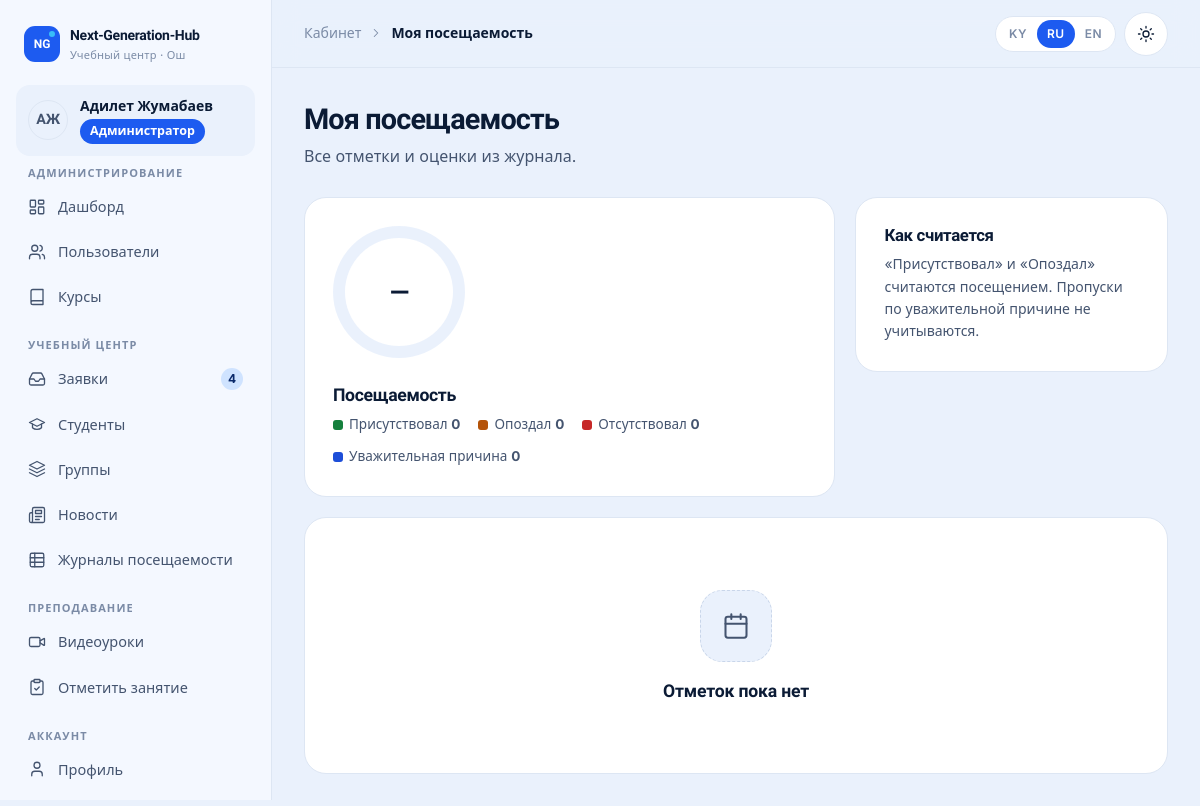
Screenshot of /cabinet/student/attendance/ (signed in) with the database file from the repository.
### accounts/models.py (models this page shows, shortened)
class User(AbstractUser):
    class Role(models.TextChoices):
        ADMIN = "admin", _("Administrator")
        MANAGER = "manager", _("Manager")
        TEACHER = "teacher", _("Teacher")
        STUDENT = "student", _("Student")
    role = models.CharField(_("role"), max_length=16, choices=Role.choices, default=Role.STUDENT, db_index=True)
    phone = models.CharField(_("phone"), max_length=32, blank=True)
    photo = models.ImageField(_("photo"), upload_to="users/", blank=True)
    specialization = models.CharField(_("specialization"), max_length=160, blank=True)
    about = models.TextField(_("about"), blank=True)
    class Meta:
        verbose_name = _("user")
        verbose_name_plural = _("users")
        ordering = ["last_name", "first_name", "username"]
    @property
    def display_name(self):
        return self.get_full_name() or self.username
    @property
    def initials(self):
        parts = [p for p in (self.first_name, self.last_name) if p]
        if parts:
            return "".join(p[0] for p in parts).upper()[:2]
        return self.username[:2].upper()
    @property
    def is_admin_role(self):
        return self.is_superuser or self.role == self.Role.ADMIN
    @property
    def is_student(self):
        return self.role == self.Role.STUDENT
    def has_role(self, *roles):
        return self.is_admin_role or self.role in roles

### cabinet/views/student.py (the view)
# urls.py: path("student/attendance/", student.attendance, name="student_attendance"),
@role_required(R.STUDENT)
def attendance(request):
    records = Attendance.objects.filter(student=request.user).select_related("group", "group__course")
    counts = dict(records.values_list("status").annotate(n=Count("id")).values_list("status", "n"))
    return render(
        request,
        "cabinet/student/attendance.html",
        {
            "page_obj": paginate(request, records, 25),
            "percent": attendance_percent(records.values_list("status", flat=True)),
            "counts": [{"key": k, "label": l, "count": counts.get(k, 0)} for k, l in Attendance.Status.choices],
            "page_title": _("My attendance"),
        },
    )

### cabinet/navigation.py (called while the page is built)
def _item(label, url_name, icon, match=None, badge=None, external=False):
    return {
        "label": label,
        "url": url_name if external else reverse(url_name),
        "icon": icon,
        "match": match or [url_name.split(":")[-1]],
        "badge": badge,
        "external": external,
    }

def sidebar(request):
    path = request.path
    user = getattr(request, "user", None)
    if not user or not user.is_authenticated or not (path.startswith("/cabinet/") or path.startswith("/accounts/")):
        return {}
    match = getattr(request, "resolver_match", None)
    current = match.url_name if match and match.url_name else ""
    return {"sidebar_sections": build_sidebar(user, current)}

### cabinet/views/common.py (called while the page is built)
def paginate(request, queryset, per_page=20):
    return Paginator(queryset, per_page).get_page(request.GET.get("page"))

### core/context_processors.py (called while the page is built)
def site(request):
    return {
        "SITE": {
            "name": settings.SITE_NAME,
            "phone": settings.SITE_PHONE,
            "phone_href": "tel:" + "".join(ch for ch in settings.SITE_PHONE if ch.isdigit() or ch == "+"),
            "email": settings.SITE_EMAIL,
            "address": settings.SITE_ADDRESS or _("Osh, Lenin street 205, 2nd floor"),
            "hours": settings.SITE_HOURS or _("Mon–Sat, 9:00–20:00"),
            "instagram": settings.SITE_INSTAGRAM,
            "telegram": settings.SITE_TELEGRAM,
            "whatsapp": settings.SITE_WHATSAPP,
            "map_url": settings.SITE_MAP_URL,
        },
        "MAX_VIDEO_UPLOAD_MB": settings.MAX_VIDEO_UPLOAD_MB,
        "SHOW_DEMO_ACCOUNTS": settings.SHOW_DEMO_ACCOUNTS,
    }

### core/icons.py (called while the page is built)
def svg(name, size=20, cls="", label=""):
    body = ICONS.get(name, ICONS["info"])
    aria = f'role="img" aria-label="{label}"' if label else 'aria-hidden="true"'
    return (
        f'<svg class="icon {cls}" width="{size}" height="{size}" viewBox="0 0 24 24" fill="none" '
        f'stroke="currentColor" stroke-width="1.75" stroke-linecap="round" stroke-linejoin="round" '
        f'focusable="false" {aria}>{body}</svg>'
    )

### core/models.py (called while the page is built)
def attendance_percent(records):
    statuses = [r.status if hasattr(r, "status") else r for r in records]
    counted = [s for s in statuses if s != Attendance.Status.EXCUSED]
    if not counted:
        return None
    attended = sum(1 for s in counted if s in (Attendance.Status.PRESENT, Attendance.Status.LATE))
    return round(attended * 100 / len(counted))

### templates/cabinet/student/attendance.html (shortened to what this page needs)
{% extends "cabinet/base.html" %}
{% load i18n core_tags %}
{% block content %}
<div class="page-head"><div><h1>{% trans "My attendance" %}</h1><p>{% trans "All marks and grades from the journal." %}</p></div></div>
<div class="grid grid-main" style="margin-bottom:20px">
  <section class="card card-pad row" style="gap:28px;align-items:center">
    <div class="ring {{ percent|percent_level }}" style="--p: {{ percent|default:0 }}"><b>{% if percent is not None %}{{ percent }}%{% else %}—{% endif %}</b></div>
    <div class="grow">
      <h2 style="font-size:1.1rem">{% trans "Attendance" %}</h2>
      <div class="legend">{% for c in counts %}<span><i class="c-{{ c.key }}"></i>{{ c.label }} <b>{{ c.count }}</b></span>{% endfor %}</div>
    </div>
  </section>
  <section class="card card-pad">
    <h2 style="font-size:1.05rem">{% trans "How it is calculated" %}</h2>
    <p class="muted" style="font-size:14px;margin:0">{% trans "Present and late count as attended. Excused absences are not counted." %}</p>
  </section>
</div>
<div class="card">
  {% if page_obj.object_list %}
  <div class="table-wrap">
    <table class="table table-stack">
      <thead><tr><th>{% trans "Date" %}</th><th>{% trans "Group" %}</th><th>{% trans "Status" %}</th><th>{% trans "Grade" %}</th><th>{% trans "Comment" %}</th></tr></thead>
      <tbody>
        {% for r in page_obj %}
        <tr>
          <td class="nowrap"><b>{{ r.date|date:"j E Y" }}</b><div class="faint" style="font-size:13px">{{ r.date|date:"l" }}</div></td>
          <td data-label="{% trans 'Group' %}">{{ r.group.name }}<div class="faint" style="font-size:13px">{{ r.group.course|tr:"title" }}</div></td>
          <td data-label="{% trans 'Status' %}"><span class="badge badge-{{ r.status }}">{{ r.get_status_display }}</span></td>
          <td data-label="{% trans 'Grade' %}">{% if r.grade %}<span class="jmark {{ r.status }}">{{ r.grade }}</span>{% else %}<span class="faint">—</span>{% endif %}</td>
          <td data-label="{% trans 'Comment' %}" class="muted">{{ r.comment|default:"—" }}</td>
        </tr>
        {% endfor %}
      </tbody>
    </table>
  </div>
  {% else %}{% trans "No marks yet" as t1 %}{% include "cabinet/shared/_empty.html" with icon="calendar" title=t1 %}{% endif %}
</div>
{% endblock %}

### templates/cabinet/base.html (shortened to what this page needs)
{% load static i18n core_tags %}{% get_current_language as LANGUAGE_CODE %}<!doctype html>
<html lang="{{ LANGUAGE_CODE }}" class="no-js">
<head>
  {% include "partials/head.html" %}
</head>
<body>
  <div class="cab">
    <aside class="cab-sidebar" id="cab-sidebar" aria-label="{% trans 'Cabinet menu' %}">
      <div class="row-between" style="flex-wrap:nowrap">
        {% include "partials/logo.html" %}
      </div>
      <a class="cab-user" href="{% url 'accounts:profile' %}">
        {% include "partials/avatar.html" with u=user %}
        <span class="grow" style="min-width:0"><b>{{ user.display_name }}</b><span class="badge badge-role-{{ user.role }} no-dot" style="margin-top:4px">{{ user.get_role_display }}</span></span>
      </a>
      <nav class="cab-nav">
        {% for title, items in sidebar_sections %}
        <div>
          <h6>{{ title }}</h6>
          <ul>
            {% for item in items %}
            <li><a href="{{ item.url }}">{% icon item.icon 18 %}<span>{{ item.label }}</span>{% if item.badge %}<span class="nav-badge" aria-label="{% trans 'new' %}">{{ item.badge }}</span>{% endif %}</a></li>
            {% endfor %}
          </ul>
        </div>
        {% endfor %}
      </nav>
    </aside>
    <div class="cab-main">
      <header class="cab-topbar">
        <div class="crumbs">{% block crumbs %}<span>{% trans "Cabinet" %}</span>{% icon "chevron-right" 14 %}<b>{{ page_title }}</b>{% endblock %}</div>
        <div class="tools">
          {% include "partials/lang_switch.html" %}
          {% include "partials/theme_toggle.html" %}
        </div>
      </header>
      <main class="cab-content" id="content">
        {% block content %}{% endblock %}
      </main>
    </div>
  </div>
</body>
</html>

### templates/partials/avatar.html
<span class="avatar {{ size|default:'' }}" aria-hidden="true">{% if u.photo %}<img src="{{ u.photo.url }}" alt="" loading="lazy">{% else %}{{ u.initials }}{% endif %}</span>

### rows the page displays
User: initials "АЖ", display_name "Адилет Жумабаев", role "Администратор"

### other values shown
{{ title }} "АДМИНИСТРИРОВАНИЕ" "УЧЕБНЫЙ ЦЕНТР" "ПРЕПОДАВАНИЕ" "АККАУНТ"
{{ item.label }} "Дашборд" "Пользователи" "Курсы" "Заявки" "Студенты" "Группы" "Новости" "Журналы посещаемости" "Видеоуроки" "Отметить занятие" "Профиль"
{{ item.badge }} "4"
{{ page_title }} "Моя посещаемость"
{{ code|upper }} "KY" "RU" "EN"
{{ c.label }} "Присутствовал" "Опоздал" "Отсутствовал" "Уважительная причина"
{{ c.count }} "0" "0" "0" "0"
{{ title }} "Отметок пока нет"
